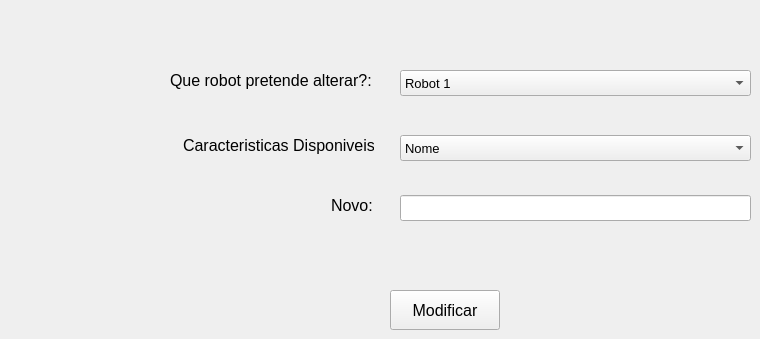
      <widget class="QWidget" name="modificarRobot">
       <widget class="QLabel" name="modRobotLabelNovo">
        <property name="geometry">
         <rect>
          <x>331</x>
          <y>190</y>
          <width>41</width>
          <height>31</height>
         </rect>
        </property>
        <property name="text">
         <string>&lt;html&gt;&lt;head/&gt;&lt;body&gt;&lt;p&gt;&lt;span style=&quot; font-size:12pt;&quot;&gt;Novo:&lt;/span&gt;&lt;/p&gt;&lt;/body&gt;&lt;/html&gt;</string>
        </property>
       </widget>
       <widget class="QLineEdit" name="modRobotlineEdit">
        <property name="geometry">
         <rect>
          <x>400</x>
          <y>195</y>
          <width>351</width>
          <height>26</height>
         </rect>
        </property>
       </widget>
       <widget class="QLabel" name="modRobotLabelNovo_2">
        <property name="geometry">
         <rect>
          <x>183</x>
          <y>130</y>
          <width>191</width>
          <height>31</height>
         </rect>
        </property>
        <property name="text">
         <string>&lt;html&gt;&lt;head/&gt;&lt;body&gt;&lt;p&gt;&lt;span style=&quot; font-size:12pt;&quot;&gt;Caracteristicas Disponiveis:&lt;/span&gt;&lt;/p&gt;&lt;/body&gt;&lt;/html&gt;</string>
        </property>
       </widget>
       <widget class="QComboBox" name="modRobotComboBox">
        <property name="geometry">
         <rect>
          <x>400</x>
          <y>70</y>
          <width>351</width>
          <height>26</height>
         </rect>
        </property>
        <property name="font">
         <font>
          <pointsize>10</pointsize>
         </font>
        </property>
        <property name="currentText">
         <string>Robot 1</string>
        </property>
        <item>
         <property name="text">
          <string>Robot 1</string>
         </property>
        </item>
        <item>
         <property name="text">
          <string>Robot 2</string>
         </property>
        </item>
        <item>
         <property name="text">
          <string>Robot 3</string>
         </property>
        </item>
        <item>
         <property name="text">
          <string>Robot 4</string>
         </property>
        </item>
        <item>
         <property name="text">
          <string>Robot 5</string>
         </property>
        </item>
       </widget>
       <widget class="QComboBox" name="modRobotComboBox_2">
        <property name="geometry">
         <rect>
          <x>400</x>
          <y>135</y>
          <width>351</width>
          <height>26</height>
         </rect>
        </property>
        <property name="font">
         <font>
          <pointsize>10</pointsize>
         </font>
        </property>
        <property name="currentText">
         <string>Nome</string>
        </property>
        <item>
         <property name="text">
          <string>Nome</string>
         </property>
        </item>
        <item>
         <property name="text">
          <string>Equipa</string>
         </property>
        </item>
       </widget>
       <widget class="QLabel" name="modRobotLabelID">
        <property name="geometry">
         <rect>
          <x>170</x>
          <y>70</y>
          <width>211</width>
          <height>21</height>
         </rect>
        </property>
        <property name="text">
         <string>&lt;html&gt;&lt;head/&gt;&lt;body&gt;&lt;p&gt;&lt;span style=&quot; font-size:12pt;&quot;&gt;Que robot pretende alterar?:&lt;/span&gt;&lt;/p&gt;&lt;/body&gt;&lt;/html&gt;</string>
        </property>
       </widget>
       <widget class="QPushButton" name="pushmodRobot">
        <property name="geometry">
         <rect>
          <x>390</x>
          <y>290</y>
          <width>110</width>
          <height>40</height>
         </rect>
        </property>
        <property name="font">
         <font>
          <pointsize>12</pointsize>
         </font>
        </property>
        <property name="text">
         <string>Modificar</string>
        </property>
       </widget>
      </widget>
